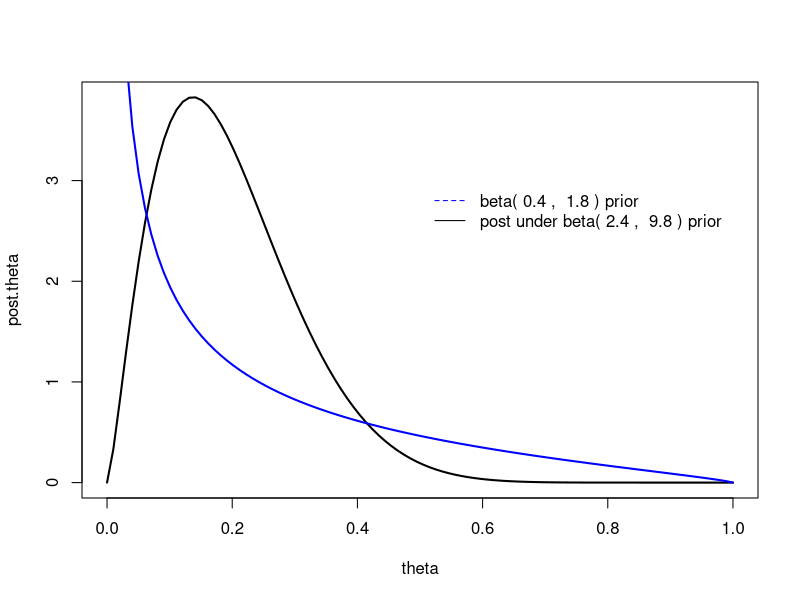

Source code (R):
a= 0.4; b = 1.8;
n = 10; x = 2;

theta = seq(0,1,length=100)
prior.theta = dbeta(theta,a,b)
post.theta = dbeta(theta,a+x, b+n-x)

plot(theta, post.theta, type = "l", col = "black", lwd=2)
lines(theta, prior.theta, type = "l", col = "blue", lwd=2)

legend(.5, 3, legend=c(paste("beta(",a,", ",b,") prior"),
                       paste("post under beta(",a+x,", ",b+n-x,") prior")),
       lty=c(2,1), col=c("blue", "black"), bty="n")